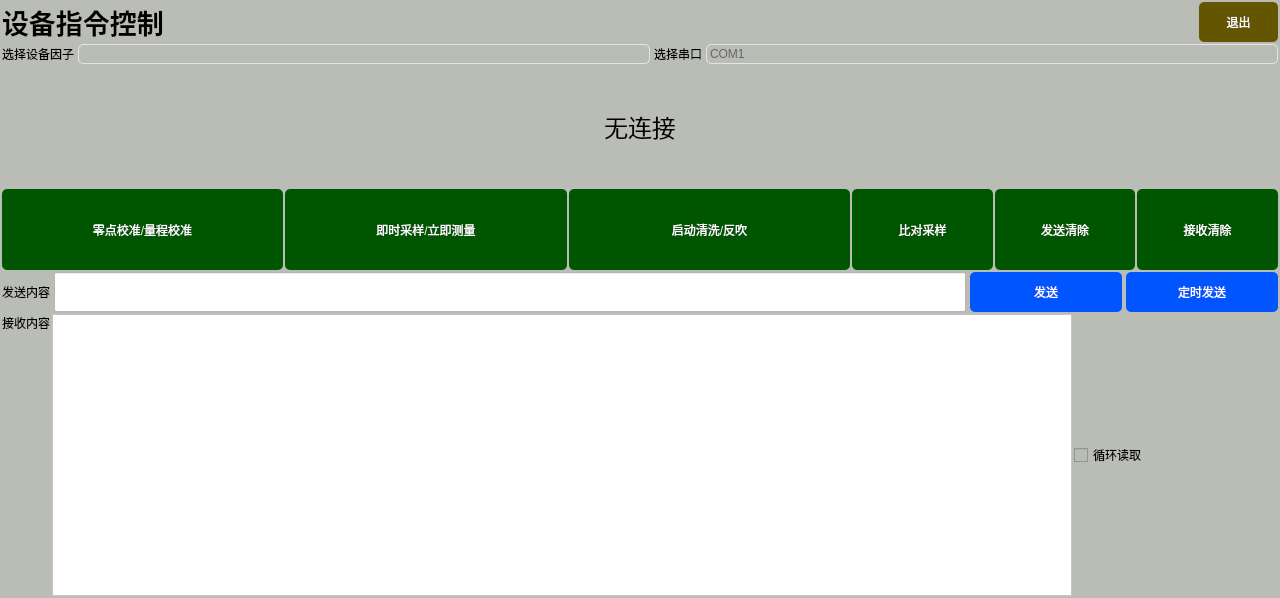
<?xml version="1.0" encoding="UTF-8"?>
<ui version="4.0">
 <class>DeviceCMDCtrlDlg</class>
 <widget class="QDialog" name="DeviceCMDCtrlDlg">
  <property name="geometry">
   <rect>
    <x>0</x>
    <y>0</y>
    <width>1280</width>
    <height>598</height>
   </rect>
  </property>
  <property name="sizePolicy">
   <sizepolicy hsizetype="Fixed" vsizetype="Fixed">
    <horstretch>0</horstretch>
    <verstretch>0</verstretch>
   </sizepolicy>
  </property>
  <property name="windowTitle">
   <string>设备反控</string>
  </property>
  <property name="styleSheet">
   <string notr="true">background-color: rgb(186, 189, 182);</string>
  </property>
  <layout class="QVBoxLayout" name="verticalLayout" stretch="0,0,3,2,3,1,7">
   <property name="spacing">
    <number>2</number>
   </property>
   <property name="leftMargin">
    <number>2</number>
   </property>
   <property name="topMargin">
    <number>2</number>
   </property>
   <property name="rightMargin">
    <number>2</number>
   </property>
   <property name="bottomMargin">
    <number>2</number>
   </property>
   <item>
    <layout class="QHBoxLayout" name="horizontalLayout_5" stretch="3,12,1">
     <item>
      <widget class="QLabel" name="label_3">
       <property name="font">
        <font>
         <pointsize>20</pointsize>
         <weight>75</weight>
         <bold>true</bold>
        </font>
       </property>
       <property name="text">
        <string>设备指令控制</string>
       </property>
       <property name="alignment">
        <set>Qt::AlignLeading|Qt::AlignLeft|Qt::AlignVCenter</set>
       </property>
      </widget>
     </item>
     <item>
      <widget class="QLabel" name="timertk">
       <property name="font">
        <font>
         <pointsize>20</pointsize>
         <weight>75</weight>
         <bold>true</bold>
        </font>
       </property>
       <property name="text">
        <string/>
       </property>
       <property name="alignment">
        <set>Qt::AlignCenter</set>
       </property>
      </widget>
     </item>
     <item>
      <widget class="QPushButton" name="btn_quit">
       <property name="sizePolicy">
        <sizepolicy hsizetype="Preferred" vsizetype="Preferred">
         <horstretch>0</horstretch>
         <verstretch>0</verstretch>
        </sizepolicy>
       </property>
       <property name="styleSheet">
        <string notr="true">QPushButton
{
	background-color: rgb(100, 85, 0);
	border-radius:5px;
	color: rgb(255, 255, 255);
	font: 75 16pt &quot;微软雅黑&quot;;
}

QPushButton::hover
{
	
	
	background-color: rgb(110, 65, 0);
}
</string>
       </property>
       <property name="text">
        <string>退出</string>
       </property>
       <property name="iconSize">
        <size>
         <width>32</width>
         <height>32</height>
        </size>
       </property>
       <property name="flat">
        <bool>true</bool>
       </property>
      </widget>
     </item>
    </layout>
   </item>
   <item>
    <layout class="QHBoxLayout" name="horizontalLayout_2" stretch="0,1,0,1">
     <property name="spacing">
      <number>4</number>
     </property>
     <item>
      <widget class="QLabel" name="label_2">
       <property name="styleSheet">
        <string notr="true">font: 75 18pt &quot;微软雅黑&quot;;
</string>
       </property>
       <property name="text">
        <string>选择设备因子</string>
       </property>
       <property name="alignment">
        <set>Qt::AlignCenter</set>
       </property>
      </widget>
     </item>
     <item>
      <widget class="QComboBox" name="curDevice">
       <property name="sizePolicy">
        <sizepolicy hsizetype="Preferred" vsizetype="Preferred">
         <horstretch>0</horstretch>
         <verstretch>0</verstretch>
        </sizepolicy>
       </property>
       <property name="styleSheet">
        <string notr="true">QComboBox{
  color:#666666;
  font: 75 18pt &quot;微软雅黑&quot;;
  padding: 1px 15px 1px 3px;
  border:1px solid rgba(228,228,228,1);
  border-radius:5px 5px 0px 0px;
} 

  QComboBox::drop-down {
      subcontrol-origin: padding;
      subcontrol-position: top right;
      width: 15px;
      border:none;
  }

  QComboBox::down-arrow {
      
	image: url(:/new/images/image/down_arrow.png);
  }

  QComboBox QAbstractItemView{
	background:rgba(255,255,255,1);
    border:1px solid rgba(228,228,228,1);
    border-radius:0px 0px 5px 5px;
	font: 75 18pt &quot;微软雅黑&quot;;
    outline: 0px;  
  }

QComboBox QAbstractItemView::item{
	height:36px;
	color:#666666;
	padding-left:9px;
	background-color:#FFFFFF;
	font: 75 14pt &quot;微软雅黑&quot;;
}
QComboBox QAbstractItemView::item:hover{ 
  background-color:#409CE1;
  color:#ffffff;
}
QComboBox QAbstractItemView::item:selected{
  background-color:#409CE1;
  color:#ffffff;
}</string>
       </property>
      </widget>
     </item>
     <item>
      <widget class="QLabel" name="label">
       <property name="styleSheet">
        <string notr="true">font: 75 18pt &quot;微软雅黑&quot;;
</string>
       </property>
       <property name="text">
        <string>选择串口</string>
       </property>
       <property name="alignment">
        <set>Qt::AlignCenter</set>
       </property>
      </widget>
     </item>
     <item>
      <widget class="QComboBox" name="curPort">
       <property name="sizePolicy">
        <sizepolicy hsizetype="Preferred" vsizetype="Preferred">
         <horstretch>0</horstretch>
         <verstretch>0</verstretch>
        </sizepolicy>
       </property>
       <property name="styleSheet">
        <string notr="true">QComboBox{
  color:#666666;
  font: 75 18pt &quot;微软雅黑&quot;;
  padding: 1px 15px 1px 3px;
  border:1px solid rgba(228,228,228,1);
  border-radius:5px 5px 0px 0px;
} 

  QComboBox::drop-down {
      subcontrol-origin: padding;
      subcontrol-position: top right;
      width: 15px;
      border:none;
  }

  QComboBox::down-arrow {
      
	image: url(:/new/images/image/down_arrow.png);
  }

  QComboBox QAbstractItemView{
	background:rgba(255,255,255,1);
    border:1px solid rgba(228,228,228,1);
    border-radius:0px 0px 5px 5px;
	font: 75 18pt &quot;微软雅黑&quot;;
    outline: 0px;  
  }

QComboBox QAbstractItemView::item{
	height:36px;
	color:#666666;
	padding-left:9px;
	background-color:#FFFFFF;
	font: 75 14pt &quot;微软雅黑&quot;;
}
QComboBox QAbstractItemView::item:hover{ 
  background-color:#409CE1;
  color:#ffffff;
}
QComboBox QAbstractItemView::item:selected{
  background-color:#409CE1;
  color:#ffffff;
}</string>
       </property>
       <item>
        <property name="text">
         <string>COM1</string>
        </property>
       </item>
       <item>
        <property name="text">
         <string>COM2</string>
        </property>
       </item>
       <item>
        <property name="text">
         <string>COM3</string>
        </property>
       </item>
       <item>
        <property name="text">
         <string>COM4</string>
        </property>
       </item>
       <item>
        <property name="text">
         <string>COM5</string>
        </property>
       </item>
       <item>
        <property name="text">
         <string>COM6</string>
        </property>
       </item>
       <item>
        <property name="text">
         <string>COM7</string>
        </property>
       </item>
       <item>
        <property name="text">
         <string>COM8</string>
        </property>
       </item>
       <item>
        <property name="text">
         <string>COM9</string>
        </property>
       </item>
       <item>
        <property name="text">
         <string>COM10</string>
        </property>
       </item>
       <item>
        <property name="text">
         <string>COM11</string>
        </property>
       </item>
       <item>
        <property name="text">
         <string>COM12</string>
        </property>
       </item>
       <item>
        <property name="text">
         <string>USB-COM1</string>
        </property>
       </item>
       <item>
        <property name="text">
         <string>USB-COM2</string>
        </property>
       </item>
       <item>
        <property name="text">
         <string>USB-COM3</string>
        </property>
       </item>
       <item>
        <property name="text">
         <string>USB-COM4</string>
        </property>
       </item>
       <item>
        <property name="text">
         <string>XR-COM1</string>
        </property>
       </item>
       <item>
        <property name="text">
         <string>XR-COM2</string>
        </property>
       </item>
       <item>
        <property name="text">
         <string>XR-COM3</string>
        </property>
       </item>
       <item>
        <property name="text">
         <string>XR-COM4</string>
        </property>
       </item>
      </widget>
     </item>
    </layout>
   </item>
   <item>
    <widget class="QLabel" name="cominfo">
     <property name="font">
      <font>
       <pointsize>18</pointsize>
      </font>
     </property>
     <property name="text">
      <string>无连接</string>
     </property>
     <property name="alignment">
      <set>Qt::AlignCenter</set>
     </property>
    </widget>
   </item>
   <item>
    <layout class="QHBoxLayout" name="horizontalLayout_4" stretch="2,2,2,1,1,1">
     <item>
      <widget class="QPushButton" name="btnJZ">
       <property name="sizePolicy">
        <sizepolicy hsizetype="Preferred" vsizetype="Preferred">
         <horstretch>0</horstretch>
         <verstretch>0</verstretch>
        </sizepolicy>
       </property>
       <property name="styleSheet">
        <string notr="true">QPushButton
{
	
	
	background-color: rgb(0, 85, 0);
	border-radius:5px;
	color: rgb(255, 255, 255);
	font: 75 14pt &quot;微软雅黑&quot;;
}

QPushButton::hover
{
	
	
	background-color: rgb(0, 170, 0);
}
</string>
       </property>
       <property name="text">
        <string>零点校准/量程校准</string>
       </property>
      </widget>
     </item>
     <item>
      <widget class="QPushButton" name="btntestnow">
       <property name="sizePolicy">
        <sizepolicy hsizetype="Preferred" vsizetype="Preferred">
         <horstretch>0</horstretch>
         <verstretch>0</verstretch>
        </sizepolicy>
       </property>
       <property name="styleSheet">
        <string notr="true">QPushButton
{
	
	
	background-color: rgb(0, 85, 0);
	border-radius:5px;
	color: rgb(255, 255, 255);
	font: 75 14pt &quot;微软雅黑&quot;;
}

QPushButton::hover
{
	
	
	background-color: rgb(0, 170, 0);
}
</string>
       </property>
       <property name="text">
        <string>即时采样/立即测量</string>
       </property>
      </widget>
     </item>
     <item>
      <widget class="QPushButton" name="btnfc">
       <property name="sizePolicy">
        <sizepolicy hsizetype="Preferred" vsizetype="Preferred">
         <horstretch>0</horstretch>
         <verstretch>0</verstretch>
        </sizepolicy>
       </property>
       <property name="styleSheet">
        <string notr="true">QPushButton
{
	
	
	background-color: rgb(0, 85, 0);
	border-radius:5px;
	color: rgb(255, 255, 255);
	font: 75 14pt &quot;微软雅黑&quot;;
}

QPushButton::hover
{
	
	
	background-color: rgb(0, 170, 0);
}
</string>
       </property>
       <property name="text">
        <string>启动清洗/反吹</string>
       </property>
      </widget>
     </item>
     <item>
      <widget class="QPushButton" name="btnBDCY">
       <property name="sizePolicy">
        <sizepolicy hsizetype="Preferred" vsizetype="Preferred">
         <horstretch>0</horstretch>
         <verstretch>0</verstretch>
        </sizepolicy>
       </property>
       <property name="styleSheet">
        <string notr="true">QPushButton
{
	
	
	background-color: rgb(0, 85, 0);
	border-radius:5px;
	color: rgb(255, 255, 255);
	font: 75 14pt &quot;微软雅黑&quot;;
}

QPushButton::hover
{
	
	
	background-color: rgb(0, 170, 0);
}
</string>
       </property>
       <property name="text">
        <string>比对采样</string>
       </property>
      </widget>
     </item>
     <item>
      <widget class="QPushButton" name="deleteSend">
       <property name="sizePolicy">
        <sizepolicy hsizetype="Preferred" vsizetype="Preferred">
         <horstretch>0</horstretch>
         <verstretch>0</verstretch>
        </sizepolicy>
       </property>
       <property name="styleSheet">
        <string notr="true">QPushButton
{
	
	
	background-color: rgb(0, 85, 0);
	border-radius:5px;
	color: rgb(255, 255, 255);
	font: 75 14pt &quot;微软雅黑&quot;;
}

QPushButton::hover
{
	
	
	background-color: rgb(0, 170, 0);
}
</string>
       </property>
       <property name="text">
        <string>发送清除</string>
       </property>
      </widget>
     </item>
     <item>
      <widget class="QPushButton" name="deleteReceive">
       <property name="sizePolicy">
        <sizepolicy hsizetype="Preferred" vsizetype="Preferred">
         <horstretch>0</horstretch>
         <verstretch>0</verstretch>
        </sizepolicy>
       </property>
       <property name="styleSheet">
        <string notr="true">QPushButton
{
	
	
	background-color: rgb(0, 85, 0);
	border-radius:5px;
	color: rgb(255, 255, 255);
	font: 75 14pt &quot;微软雅黑&quot;;
}

QPushButton::hover
{
	
	
	background-color: rgb(0, 170, 0);
}
</string>
       </property>
       <property name="text">
        <string>接收清除</string>
       </property>
      </widget>
     </item>
    </layout>
   </item>
   <item>
    <layout class="QGridLayout" name="timeset"/>
   </item>
   <item>
    <layout class="QHBoxLayout" name="horizontalLayout" stretch="0,6,1,1">
     <property name="spacing">
      <number>4</number>
     </property>
     <item>
      <widget class="QLabel" name="label_4">
       <property name="sizePolicy">
        <sizepolicy hsizetype="Fixed" vsizetype="Preferred">
         <horstretch>0</horstretch>
         <verstretch>0</verstretch>
        </sizepolicy>
       </property>
       <property name="styleSheet">
        <string notr="true">font: 75 18pt &quot;微软雅黑&quot;;
</string>
       </property>
       <property name="text">
        <string>发送内容</string>
       </property>
       <property name="alignment">
        <set>Qt::AlignCenter</set>
       </property>
      </widget>
     </item>
     <item>
      <widget class="QLineEdit" name="sendEdit">
       <property name="sizePolicy">
        <sizepolicy hsizetype="Preferred" vsizetype="Preferred">
         <horstretch>0</horstretch>
         <verstretch>0</verstretch>
        </sizepolicy>
       </property>
       <property name="font">
        <font>
         <pointsize>18</pointsize>
         <weight>75</weight>
         <bold>true</bold>
        </font>
       </property>
       <property name="styleSheet">
        <string notr="true">background-color: rgb(255, 255, 255);</string>
       </property>
       <property name="text">
        <string/>
       </property>
      </widget>
     </item>
     <item>
      <widget class="QPushButton" name="btn_sendcmd">
       <property name="sizePolicy">
        <sizepolicy hsizetype="Preferred" vsizetype="Preferred">
         <horstretch>0</horstretch>
         <verstretch>0</verstretch>
        </sizepolicy>
       </property>
       <property name="styleSheet">
        <string notr="true">QPushButton
{
	
	background-color: rgb(0, 85, 255);
	border-radius:5px;
	color: rgb(255, 255, 255);
	font: 75 22pt &quot;微软雅黑&quot;;
}

QPushButton::hover
{
	
	background-color: rgb(0, 129, 194);
}
</string>
       </property>
       <property name="text">
        <string>发送</string>
       </property>
      </widget>
     </item>
     <item>
      <widget class="QPushButton" name="btn_sendbytime">
       <property name="sizePolicy">
        <sizepolicy hsizetype="Preferred" vsizetype="Preferred">
         <horstretch>0</horstretch>
         <verstretch>0</verstretch>
        </sizepolicy>
       </property>
       <property name="styleSheet">
        <string notr="true">QPushButton
{
	
	background-color: rgb(0, 85, 255);
	border-radius:5px;
	color: rgb(255, 255, 255);
	font: 75 22pt &quot;微软雅黑&quot;;
}

QPushButton::hover
{
	
	background-color: rgb(0, 129, 194);
}
</string>
       </property>
       <property name="text">
        <string>定时发送</string>
       </property>
      </widget>
     </item>
    </layout>
   </item>
   <item>
    <layout class="QHBoxLayout" name="horizontalLayout_3" stretch="0,5,1">
     <item>
      <widget class="QLabel" name="label_5">
       <property name="sizePolicy">
        <sizepolicy hsizetype="Fixed" vsizetype="Preferred">
         <horstretch>0</horstretch>
         <verstretch>0</verstretch>
        </sizepolicy>
       </property>
       <property name="styleSheet">
        <string notr="true">font: 75 18pt &quot;微软雅黑&quot;;
</string>
       </property>
       <property name="text">
        <string>接收内容</string>
       </property>
       <property name="alignment">
        <set>Qt::AlignHCenter|Qt::AlignTop</set>
       </property>
      </widget>
     </item>
     <item>
      <widget class="QPlainTextEdit" name="receiveEdit">
       <property name="font">
        <font>
         <pointsize>18</pointsize>
         <weight>75</weight>
         <bold>true</bold>
        </font>
       </property>
       <property name="styleSheet">
        <string notr="true">background-color: rgb(255, 255, 255);</string>
       </property>
       <property name="plainText">
        <string/>
       </property>
      </widget>
     </item>
     <item>
      <layout class="QVBoxLayout" name="verticalLayout_2">
       <item>
        <widget class="QCheckBox" name="loopread">
         <property name="text">
          <string>循环读取</string>
         </property>
        </widget>
       </item>
      </layout>
     </item>
    </layout>
   </item>
  </layout>
 </widget>
 <resources/>
 <connections/>
</ui>
